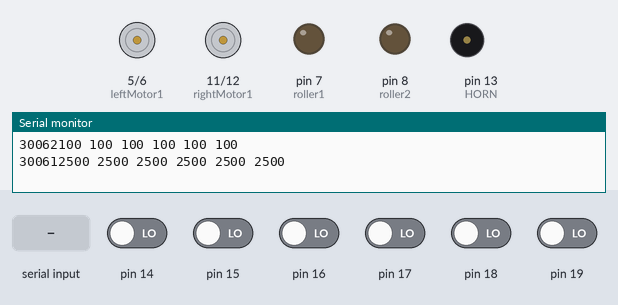
Recording of a sketch running on a simulated Arduino Uno, built with avr-gcc and run on an emulated ATmega328P. Parts: motor-driver pin pairs drawn as motors (green arrow = first pin HIGH = forward, orange = second pin HIGH = backward, longer = more drive, scaled by the enable pin), output pins drawn as LEDs (lit = HIGH), buzzer (waves = sounding, pin HIGH), the last lines printed to the serial monitor. Inputs (shaded band) come from the test bench; at power-on: pin 14–19 LOW.

Above: at 5.7 s.
5.8 s: "5" received over the second serial link
At 6.6 s:
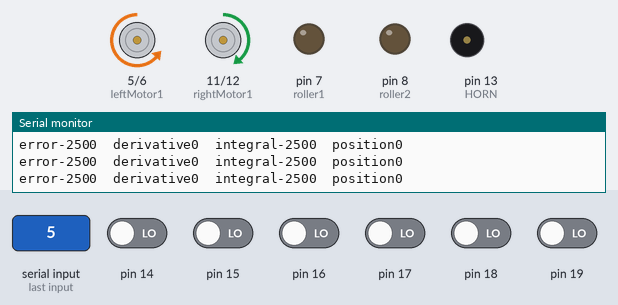
7.3 s: pin 16 driven HIGH
At 8.4 s:
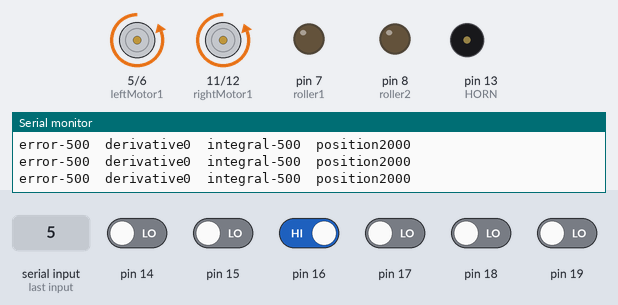
8.8 s: pin 19 driven HIGH
At 10.0 s:
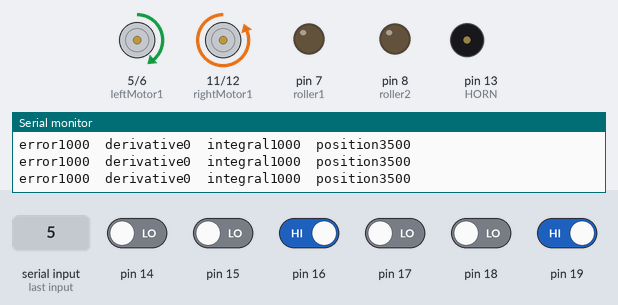
10.3 s: pin 14 driven HIGH
At 11.8 s:
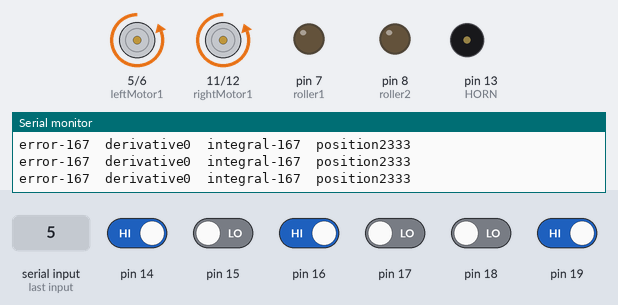
Timing chart, 0 to 13.3 s (numbered marks = the images above; inputs shaded):
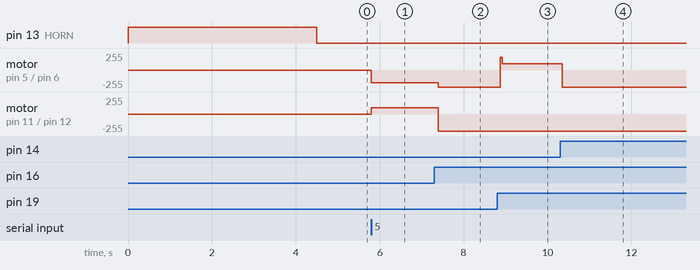

Measured:
- after the input at 5.8 s, motor on pin 5 (leftMotor1) / pin 6 (leftMotor2): stopped → backward 190/255 at once; motor on pin 11 (rightMotor1) / pin 12 (rightMotor2): stopped → forward 95/255 at once
- after the input at 7.3 s, motor on pin 5 (leftMotor1) / pin 6 (leftMotor2): backward 190/255 → backward 255/255 after 0.09 s; motor on pin 11 (rightMotor1) / pin 12 (rightMotor2): forward 95/255 → backward 255/255 after 0.09 s
- after the input at 8.8 s, motor on pin 5 (leftMotor1) / pin 6 (leftMotor2): backward 255/255 → forward 95/255 after 0.07 s
- after the input at 10.3 s, motor on pin 5 (leftMotor1) / pin 6 (leftMotor2): forward 95/255 → backward 255/255 after 0.05 s

The sketch:

dranzer1.0Arduino.ino
```cpp
#include <QTRSensors.h>
#include <SoftwareSerial.h>

#define Kp 0.04// experiment to determine this, start by something small that just makes your bot follow the line at a slow speed
#define Kd 0.02// experiment to determine this, slowly increase the speeds and adjust this value. ( Note: Kp < Kd)
#define Ki 0.05
#define rightMaxSpeed 190 // max speed of the robot
#define leftMaxSpeed 190// max speed of the robot
#define rightBaseSpeed 255 // this is the speed at which the motors should spin when the robot is perfectly on the line
#define leftBaseSpeed 255// this is the speed at which the motors should spin when the robot is perfectly on the line
#define NUM_SENSORS  6     // number of sensors used
#define TIMEOUT       2500  // waits for 2500 us for sensor outputs to go low
//#define EMITTER_PIN   1    // emitter is controlled by digital pin 2

#define rightMotor2 12
#define rightMotor1 11
#define rightMotorPWM 10
#define leftMotor2 6
#define leftMotor1 5
#define leftMotorPWM 9
#define HORN 13
#define roller1 7
#define roller2 8
QTRSensorsRC qtrrc((unsigned char[]) {  14, 15, 16, 17, 18, 19} ,NUM_SENSORS, TIMEOUT);// sensor connected through analog pins A0 - A5 i.e. digital pins 14-19


const int RX_PIN = 2;
const int TX_PIN = 4;
SoftwareSerial bluetooth(RX_PIN, TX_PIN);

unsigned int sensorValues[NUM_SENSORS];
bool hornFlag = 0;
bool servoFlag = 0;
int pos;

void setup()
{
  pinMode(rightMotor1, OUTPUT);
  pinMode(rightMotor2, OUTPUT);
  pinMode(rightMotorPWM, OUTPUT);
  pinMode(leftMotor1, OUTPUT);
  pinMode(leftMotor2, OUTPUT);
  pinMode(leftMotorPWM, OUTPUT);
  pinMode(roller1, OUTPUT);
  pinMode(roller2, OUTPUT);
  pinMode(HORN, OUTPUT);


  digitalWrite( HORN, HIGH);


  for (int i = 0; i < 100; i++)
  {
  // calibrate for sometime by sliding the sensors across the line, or you may use auto-calibration instead

  /* comment this part out for automatic calibration
  if ( i  < 25 || i >= 75 ) // turn to the left and right to expose the sensors to the brightest and darkest readings that may be encountered
     turn_right();
   else
     turn_left(); */

    qtrrc.calibrate();
    delay(20);

  }
//delay(2000); // wait for 2s to position the bot before entering the main loop
    digitalWrite(HORN, LOW);
    // Calibration Over
    //Print the Min and Max Values

    Serial.begin(9600);
    bluetooth.begin(9600);
    Serial.println();
    Serial.print('Minimun');
    for (int i = 0; i < NUM_SENSORS; i++)
    {
      Serial.print(qtrrc.calibratedMinimumOn[i]);
      Serial.print(' ');
    }
    Serial.println();

    Serial.print('Maximum');
    for (int i = 0; i < NUM_SENSORS; i++)
    {
      Serial.print(qtrrc.calibratedMaximumOn[i]);
      Serial.print(' ');
    }
    Serial.println();
    Serial.println();

  }

int lastError = 0;

void enablePWM()
{
     analogWrite(rightMotorPWM ,  255 );
     analogWrite(leftMotorPWM , 255);
}
void motorRightHalt()
{
    digitalWrite (leftMotor1, LOW);
    digitalWrite (leftMotor2, LOW);


}

void motorRightForward()
{
    digitalWrite (leftMotor1, LOW);
    digitalWrite (leftMotor2, HIGH);
    enablePWM();
}

void motorRightBackward()
{

    digitalWrite (leftMotor1, HIGH);
    digitalWrite (leftMotor2, LOW);
    enablePWM();


}

void motorLeftHalt()
{
    digitalWrite (rightMotor1, LOW);
    digitalWrite (rightMotor2, LOW);


}

void motorLeftForward()
{
    digitalWrite (rightMotor1, LOW);
    digitalWrite (rightMotor2, HIGH);
    enablePWM();


}

void motorLeftBackward()
{
    digitalWrite (rightMotor1, HIGH );
    digitalWrite (rightMotor2, LOW);
    enablePWM();

}

void motorRight( )
{

       motorRightBackward();
       motorLeftForward();
       enablePWM();

}
void motorLeft()
{
      motorRightForward();
      motorLeftBackward();
      enablePWM();
}


void motorRightAuto( )
{

       motorRightBackward();
       motorLeftForward();


}
void motorLeftAuto()
{
      motorRightForward();
      motorLeftBackward();

}
void loop()
{

 while(bluetooth.available())
  {
      char input = bluetooth.read();
      Serial.println(input);


      if( input == '5')
{

          while(bluetooth.read() != '6')
          {
            startMotorsAutomatic();
          }
          motorLeftHalt();
          motorRightHalt();


}else if(input == '7')
{
       digitalWrite(roller1, HIGH);
       digitalWrite(roller2,LOW);


}else if(input == '8')
{
        digitalWrite(roller1, LOW);
        digitalWrite(roller2,HIGH);

}else if( input == '1')
{
    motorRightForward();
    motorLeftForward();

}else if( input == '0')
{
    motorRightBackward();
    motorLeftBackward();

}else if(input =='2')
{
    motorLeft();
}else if(input == '3')
{

    motorRight();
}else if(input == 'U')
{
    Serial.print("Halt after u ");
    motorLeftHalt();
    motorRightHalt();
     digitalWrite(roller1, LOW);
        digitalWrite(roller2,LOW);

}else if(input == '4')
{
    if(hornFlag == 0)
  {
        digitalWrite(HORN, HIGH);
        hornFlag = 1;
    }else if(hornFlag == 1)
    {
        digitalWrite(HORN, LOW);
        hornFlag = 0;
    }
}else if( input =='R')
{
    software_Reset();

}
}
}

void startMotorsAutomatic()
{

   unsigned int sensors[6];
  int position = qtrrc.readLine(sensors); // get calibrated readings along with the line position, refer to the QTR Sensors Arduino Library for more details on line position.
    int error = position - 2500 ;
  int integral = integral + error;
  int derivative = error - lastError;
  int motorSpeed = Kp * error + Kd * derivative + integral*Ki;
  lastError = error;

  valueSerial(error,derivative,integral, position);
  int rightMotorSpeed = rightBaseSpeed + motorSpeed;
  int leftMotorSpeed = leftBaseSpeed - motorSpeed;

    if (rightMotorSpeed > rightMaxSpeed ) rightMotorSpeed = rightMaxSpeed; // prevent the motor from going beyond max speed
  if (leftMotorSpeed > leftMaxSpeed ) leftMotorSpeed = leftMaxSpeed; // prevent the motor from going beyond max speed
  if (rightMotorSpeed < 0) rightMotorSpeed = 0; // keep the motor speed positive
  if (leftMotorSpeed < 0) leftMotorSpeed = 0; // keep the motor speed positive

  float revRate = error / 1000;
   if(rightMotorSpeed > leftMotorSpeed )
  {

        analogWrite(rightMotorPWM ,  rightMotorSpeed );
         motorRightAuto();

       // analogWrite(leftMotorPWM , leftMotorSpeed);
        analogWrite(leftMotorPWM ,  0.5 * rightMotorSpeed );

  }else if( rightMotorSpeed  < leftMotorSpeed )
  {


            motorLeftAuto();
        //analogWrite(rightMotorPWM ,  rightMotorSpeed );
        analogWrite(rightMotorPWM , 0.5  *  leftMotorSpeed );


        analogWrite(leftMotorPWM , leftMotorSpeed );

  }else
  {


        digitalWrite(rightMotor1 , LOW);
        digitalWrite(rightMotor2 , HIGH);
        analogWrite(rightMotorPWM ,  rightBaseSpeed);

        digitalWrite(leftMotor1 , LOW);
        digitalWrite(leftMotor2 , HIGH);
        analogWrite(leftMotorPWM , rightBaseSpeed);

 }


}

void valueSerial(int error ,int derivative , int integral, int position)
{
    Serial.print("error");
    Serial.print(error);
    Serial.print("\t");
    Serial.print("derivative");
    Serial.print(derivative);
        Serial.print("\t");
    Serial.print("integral");
    Serial.print(integral);
    Serial.print("\t");
    Serial.print("position");
    Serial.println(position);


}

void software_Reset()
// Restarts program from beginning but
// does not reset the peripherals and registers
{
  asm volatile ("  jmp 0");
}
```
